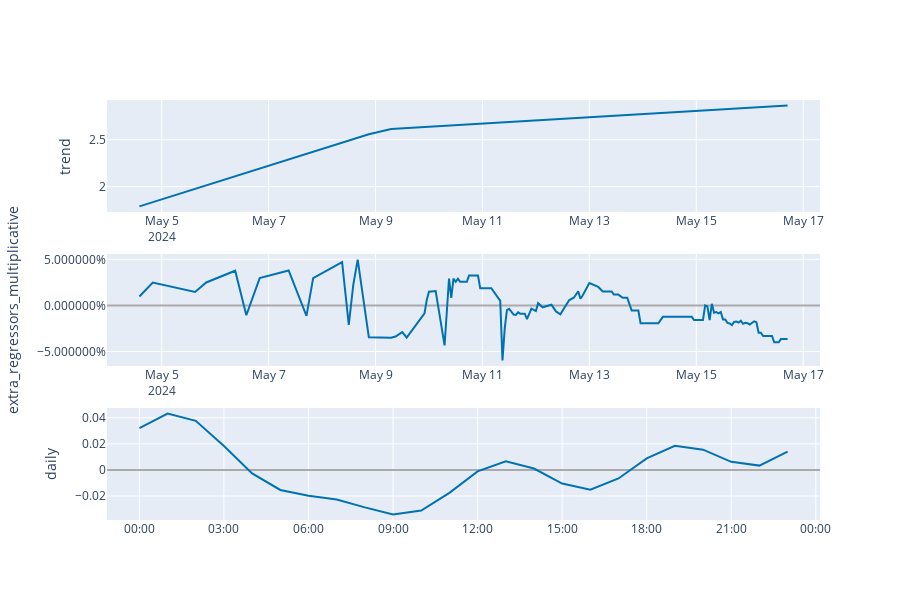

The notebook cell this image was saved under:
### Code cell
plot_components_plotly(m, forecast)

### Figure 1 — Plotly figure (JSON) as saved in the notebook; plotly's stock layout.template omitted (floating-point values rounded to 4 significant figures; data arrays with more than 128 entries replaced by an {"elided": "..."} marker saying what was removed)
{"data": [{"line": {"color": "#0072B2", "width": 2}, "mode": "lines", "name": "trend", "type": "scatter", "x": {"elided": "141 str values"}, "xaxis": "x", "y": {"elided": "141 float values"}, "yaxis": "y"}, {"line": {"color": "#0072B2", "width": 2}, "mode": "lines", "name": "extra_regressors_multiplicative", "type": "scatter", "x": {"elided": "141 str values"}, "xaxis": "x2", "y": {"elided": "141 float values"}, "yaxis": "y2"}, {"line": {"color": "#0072B2", "width": 2}, "mode": "lines", "name": "daily", "type": "scatter", "x": ["2017-01-01T00:00:00", "2017-01-01T01:00:00", "2017-01-01T02:00:00", "2017-01-01T03:00:00", "2017-01-01T04:00:00", "2017-01-01T05:00:00", "2017-01-01T06:00:00", "2017-01-01T07:00:00", "2017-01-01T08:00:00", "2017-01-01T09:00:00", "2017-01-01T10:00:00", "2017-01-01T11:00:00", "2017-01-01T12:00:00", "2017-01-01T13:00:00", "2017-01-01T14:00:00", "2017-01-01T15:00:00", "2017-01-01T16:00:00", "2017-01-01T17:00:00", "2017-01-01T18:00:00", "2017-01-01T19:00:00", "2017-01-01T20:00:00", "2017-01-01T21:00:00", "2017-01-01T22:00:00", "2017-01-01T23:00:00"], "xaxis": "x3", "y": [0.03206, 0.04321, 0.03766, 0.01836, -0.002633, -0.01536, -0.01974, -0.02271, -0.02873, -0.03411, -0.03116, -0.01762, -0.001148, 0.006613, 0.001047, -0.01048, -0.0151, -0.006548, 0.008869, 0.01845, 0.01555, 0.0062, 0.003325, 0.014], "yaxis": "y3"}], "layout": {"height": 600, "showlegend": false, "width": 900, "xaxis": {"anchor": "y", "domain": [0, 1], "range": ["2024-05-03T23:27:00", "2024-05-17T07:33:00"], "type": "date"}, "xaxis2": {"anchor": "y2", "domain": [0, 1], "range": ["2024-05-03T23:27:00", "2024-05-17T07:33:00"], "type": "date"}, "xaxis3": {"anchor": "y3", "domain": [0, 1], "range": ["2016-12-31T22:51:00", "2017-01-02T00:09:00"], "tickformat": "%H:%M", "type": "date"}, "yaxis": {"anchor": "x", "autorange": true, "domain": [0.7333, 1], "range": [1.729, 2.925], "rangemode": "normal", "title": {"text": "trend"}, "type": "linear", "zerolinecolor": "#AAA"}, "yaxis2": {"anchor": "x2", "autorange": true, "domain": [0.3667, 0.6333], "hoverformat": ".2%", "range": [-0.06574, 0.05575], "rangemode": "tozero", "tickformat": "%", "title": {"text": "extra_regressors_multiplicative"}, "type": "linear", "zerolinecolor": "#AAA"}, "yaxis3": {"anchor": "x3", "autorange": true, "domain": [0, 0.2667], "range": [-0.03841, 0.04751], "title": {"text": "daily"}, "type": "linear", "zerolinecolor": "#AAA"}}}
